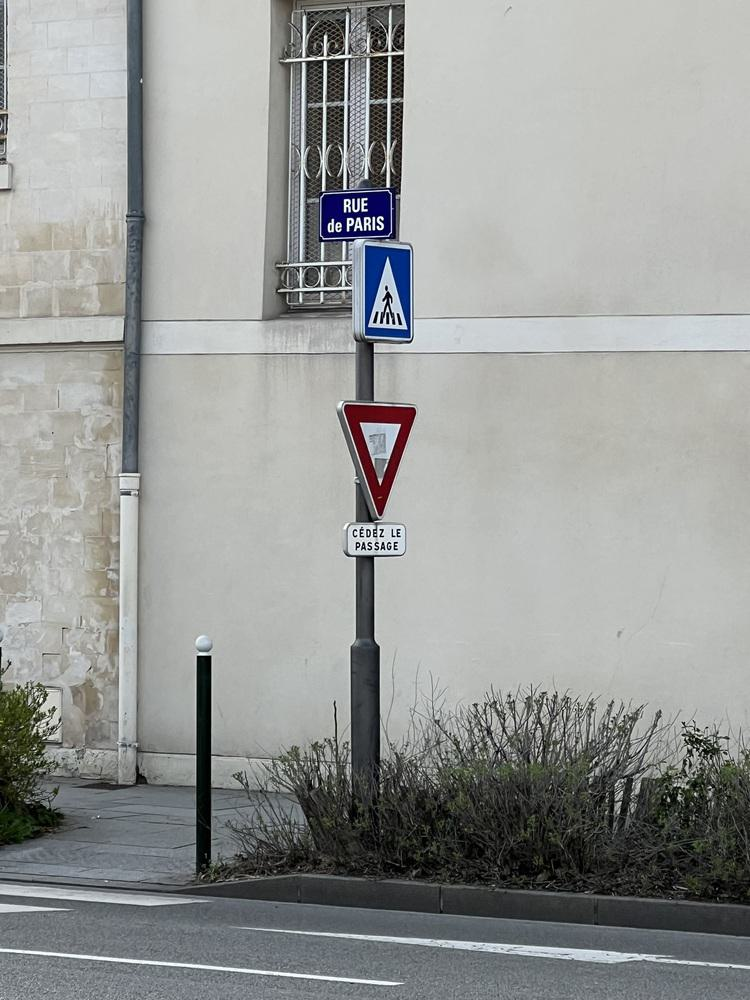
#> input picture train/images/0031.jpg, 750 x 1000 px; its folder holds only this picture in this run; the run also reads 1 picture not shown here
$ jupyter execute --allow-errors Classifieur.ipynb
#> lines starting #> are read from the running program, lines starting #| are printed output that depends on the picture; after the words box and inside, x2 and y2 are one past the last pixel; in counts of white or black regions, pixels touching at a corner belong together
[cell 1]
from PIL import Image, ImageDraw, ImageFont, ImageColor
import os
import csv

# [11 lines left out: functions calculate_text_size, get_brightness, not called in this run]


def visualize_image(filename, csv_filename):
        # Open image
#> called with filename = 'train/images/0031.jpg', csv_filename = 'train/labels/0031.csv'
        image_path = filename
        img = Image.open(image_path)
#> img is the input picture: PIL image 750x1000 RGB; mean R, G, B 151, 153.1, 151.3
        draw = ImageDraw.Draw(img)

        # Read bounding box information from CSV file
        if os.path.getsize(csv_filename) > 0:
            with open(csv_filename, 'r') as csvfile:
                csvreader = csv.reader(csvfile)
                #next(csvreader)  # Skip header row
                for row in csvreader:
                    if row:
                        xmin, ymin, xmax, ymax = map(int, row[0:4])
                        class_name = row[4]

                        # Define colors for different classes
                        class_colors = {
                            'danger': 'yellow',
                            'interdiction': 'purple',
                            'obligation': 'blue',
                            'stop': 'magenta',
                            'ceder': 'cyan',
                            'frouge': 'red',
                            'forange': 'orange',
                            'fvert': 'green'
                        }

                         # Define brightness threshold for determining text color
                        brightness_threshold = 150

                        # Get bounding box color
                        box_color = class_colors.get(class_name, 'white') #white is the de

                        # Determine text color based on brightness of box color
                        text_color = 'black' if get_brightness(box_color) > brightness_threshold else 'white'

                        # Draw bounding box
                        draw.rectangle([(xmin, ymin), (xmax, ymax)], outline=box_color)

                        # Define font and size
                        font_size = 30 # Adjust the font size here
                        font = ImageFont.truetype("arial.ttf", font_size)

                        # Get text size
                        text_width, text_height = calculate_text_size(class_name, font)

                        # Draw filled rectangle as background for class name
                        draw.rectangle([(xmin, ymin - text_height), (xmin + text_width, ymin)], fill=box_color)

                        # Draw class name text on top of the filled rectangle
                        draw.text((xmin, ymin - text_height), class_name, fill=text_color, font=font)
        return img

[cell 2]
import os
import random
import matplotlib.pyplot as plt


# Affiche au hasard des images positives de l'ensemble d'apprentissage
fig, axs = plt.subplots(2, 5, figsize=(12, 6))
#> (the rest of this cell did not finish here and is left out)

[cell 3]
import os
import csv

def compter_panneaux(images_path, labels_path):
    # Dictionnaire pour compter les panneaux
#> called with images_path = 'train/images', labels_path = 'train/labels'
    panneaux_count = {}

    # Liste des fichiers images
    image_files = [f for f in os.listdir(images_path) if f.endswith('.jpg')]

    # Parcourir chaque image
    for image_file in image_files:
        # Obtenir le nom de base sans l'extension
        base_name = os.path.splitext(image_file)[0]

        # Chemin vers le fichier label correspondant
        label_file = os.path.join(labels_path, base_name + '.csv')

        # Vérifier si le fichier label existe et n'est pas vide
        if os.path.exists(label_file) and os.path.getsize(label_file) > 0:
            # Lire le fichier CSV
            with open(label_file, 'r') as csvfile:
                csvreader = csv.reader(csvfile)
                # Parcourir chaque ligne du fichier CSV
                for row in csvreader:
                    if len(row) >= 5:  # Vérifier que la ligne a au moins 5 colonnes
                        # Supposons que la classe du panneau est dans la 5ème colonne (index 4)
                        class_name = row[4]
                        if class_name in panneaux_count:
                            panneaux_count[class_name] += 1
                        else:
                            panneaux_count[class_name] = 1

    # Afficher le résultat
    for panneau, count in panneaux_count.items():
        print(f"Nombre de panneaux '{panneau}' : {count}")

# Chemin vers le dossier des images et des labels
images_path = 'train/images'
labels_path = 'train/labels'

# Appeler la fonction
compter_panneaux(images_path, labels_path)

images_path2 = 'train/images2'
labels_path2 = 'train/labels2'

# Appeler la fonction
#compter_panneaux(images_path2, labels_path2)

[cell 4]
image_folder = 'train/images'
label_folder = 'train/labels'
new_image_folder = 'train/images2'
new_label_folder = 'train/labels2'
target_labels = ['frouge', 'forange', 'fvert','stop', 'obligation', 'ceder','danger']

# Exécuter le processus
#process_images(image_folder, label_folder, new_image_folder, new_label_folder, target_labels)

[cell 5]
import os
import csv


# Chemin vers le dossier des images et des labels
images_path2 = 'train/images2'
labels_path2 = 'train/labels2'

# Appeler la fonction
compter_panneaux(images_path2, labels_path2)

# Classification

[cell 6]
import pandas as pd
from skimage import io, color
from skimage.feature import hog
from sklearn import svm
from sklearn.preprocessing import LabelEncoder
import numpy as np
from PIL import Image
import os
import joblib

def load_images_and_labels(image_dir, label_dir):
    data = []
    labels = []
    columns = ['x1', 'y1', 'x2', 'y2', 'label']

    for filename in os.listdir(image_dir):
        if filename.endswith(".jpg"):
            image_path = os.path.join(image_dir, filename)
            csv_path = os.path.join(label_dir, filename[:-4] + ".csv")

            if not os.path.exists(csv_path):
                continue

            image = io.imread(image_path)
            if len(image.shape) > 2:
                image = color.rgb2gray(image)  # Convertir en niveaux de gris pour HOG

            df = pd.read_csv(csv_path, header=None, names=columns)
            for _, row in df.iterrows():
                label = row['label'].strip()
                if label == 'ff':
                    continue  # Ignorer les labels 'ff'

                if label == 'empty':
                    # Diviser l'image en 9 sous-images et utiliser chaque sous-image pour les cas 'empty'
                    height, width = image.shape
                    sub_images = [
                        image[:height//3, :width//3],
                        image[:height//3, width//3:2*width//3],
                        image[:height//3, 2*width//3:],
                        image[height//3:2*height//3, :width//3],
                        image[height//3:2*height//3, 2*width//3:],
                        image[2*height//3:, :width//3],
                    ]
                    for sub_image in sub_images:
                        sub_image_resized = Image.fromarray(sub_image).resize((100, 100))
                        hog_features = hog(np.array(sub_image_resized),orientations=16, pixels_per_cell=(8, 8),
                                           cells_per_block=(2, 2), visualize=False, feature_vector=True)
                        data.append(hog_features)
                        labels.append(label)  # Utiliser le label 'empty' pour chaque sous-image
                else:
                    x1, y1, x2, y2 = int(row['x1']), int(row['y1']), int(row['x2']), int(row['y2'])
                    if x1 >= x2 or y1 >= y2 or x1 < 0 or y1 < 0 or x2 > image.shape[1] or y2 > image.shape[0]:
                        continue
                    roi = image[y1:y2, x1:x2]
                    if roi.size == 0:
                        continue
                    roi_resized = Image.fromarray(roi).resize((100, 100))  # S'assurer que le redimensionnement est correct
                    roi_array = np.array(roi_resized)
                    hog_features = hog(roi_array,orientations=16, pixels_per_cell=(8, 8),
                                           cells_per_block=(2, 2), visualize=False, feature_vector=True)
                    data.append(hog_features)
                    labels.append(label)  # Utiliser le label spécifique du panneau

    return np.array(data, dtype='float64'), np.array(labels)  # Les labels seront convertis séparément

# Chemins vers les dossiers d'images et de labels
image_dir = 'train/images2'
label_dir = 'train/labels2'

# Charger les données
features, target = load_images_and_labels(image_dir, label_dir)

# Encoder les labels
label_encoder = LabelEncoder()
target_encoded = label_encoder.fit_transform(target)

# Création et entraînement du SVM avec probability=True
clf = svm.SVC(kernel='linear', probability=True)
#> (the rest of this cell did not finish here and is left out)

[cell 7]
labels = label_encoder.classes_
print("Les labels du modèle sont :")
print(labels)

# Detection de panneaux sur l'image

Detection avec une fenetre plus grande : 200*200

Remarque actuelle :
Les rectangles verticaux sont performants pour détecter des feux
Les carrés sont perfermants pour détecter des panneaux normaux
Quel compromis ?

A faire :
Détection de plusieurs panneaux
Une image peut uniquement contenir un type de feu
Faire translater les carrés poru qu'il recouvre toute l'image

# Technique Ines

[cell 8]
from PIL import Image, ImageDraw
import numpy as np
from skimage.feature import hog
from skimage.transform import pyramid_gaussian
from collections import defaultdict
from joblib import Parallel, delayed

# Fonction pour préparer les données HOG avec les coordonnées
def prepare_data(image, box):
    x1, y1, x2, y2 = box
    patch = image.crop((x1, y1, x2, y2))
    patch_resized = patch.resize((100, 100))  # Redimensionner à 100x100 pour correspondre au modèle entraîné
    patch_array = np.array(patch_resized)
    # Convertir l'image en niveaux de gris si elle est en couleur
    if patch_array.ndim == 3:
        patch_array = np.mean(patch_array, axis=2)
    hog_features = hog(patch_array, orientations=16, pixels_per_cell=(8, 8),
                       cells_per_block=(2, 2), visualize=False, feature_vector=True)
    return hog_features

# Fonction pour faire glisser la fenêtre
def sliding_window(image, step_size, window_size):
    for y in range(0, image.height - window_size[1] + 1, step_size):
        for x in range(0, image.width - window_size[0] + 1, step_size):
            yield (x, y, x + window_size[0], y + window_size[1])

# Fonction de détection pour une seule fenêtre
def detect_single_window(image, box, clf, label_encoder, confidence_threshold):
    hog_features = prepare_data(image, box)
    probabilities = clf.predict_proba([hog_features])[0]
    max_proba = np.max(probabilities)
    if max_proba >= confidence_threshold:
        prediction = np.argmax(probabilities)
        predicted_label = label_encoder.inverse_transform([prediction])[0]
        if predicted_label != 'empty':
            return max_proba, predicted_label, box
    return None

# Fonction de détection avec une fenêtre de taille fixe
def detect_with_fixed_window(image, win_size, step_size, confidence_threshold, clf, label_encoder):
    detections = []
    for (i, resized) in enumerate(pyramid_gaussian(np.array(image), downscale=1.5, max_layer=4)):
        resized_image = Image.fromarray((resized * 255).astype(np.uint8))
      #  print(f"Taille de l'image à l'échelle {1.5 ** i}: {resized_image.width}x{resized_image.height}")
        # Parcourir l'image avec la fenêtre glissante
        boxes = list(sliding_window(resized_image, step_size, win_size))
        results = Parallel(n_jobs=-1)(delayed(detect_single_window)(resized_image, box, clf, label_encoder, confidence_threshold) for box in boxes)
        results = [r for r in results if r is not None]

        for max_proba, predicted_label, (x1, y1, x2, y2) in results:
            # Ajuster les coordonnées à l'échelle originale
            scale_factor = 1.5 ** i
            original_x1 = int(x1 * scale_factor)
            original_y1 = int(y1 * scale_factor)
            original_x2 = int(x2 * scale_factor)
            original_y2 = int(y2 * scale_factor)

            # Stocker la détection
            detections.append((max_proba, predicted_label, original_x1, original_y1, original_x2, original_y2))

    return detections
# [17 lines left out: functions does_box_enclose, does_box_enclose, are_boxes_too_close, not called in this run]

# Fonction principale pour détecter les panneaux dans une image
def detect_signs_in_image(image_path, clf, label_encoder, confidence_threshold=0.4):
    # Charger l'image
#> called with image_path = 'train/images/0317.jpg', confidence_threshold = 0.4
    image = Image.open(image_path).convert('RGB')
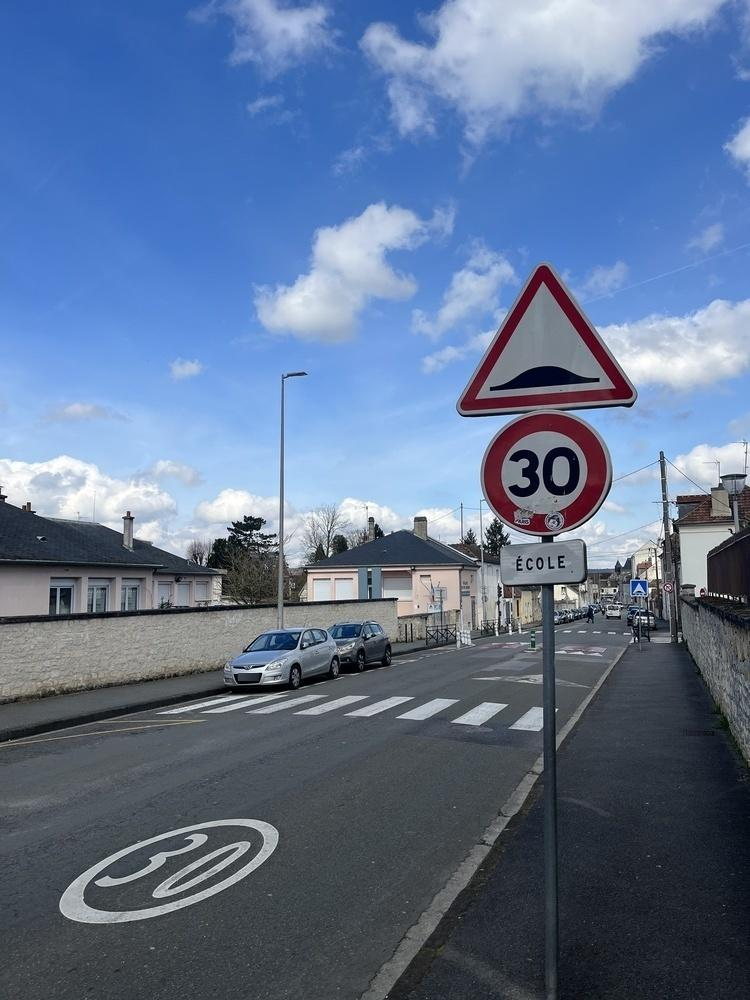
#> input picture train/images2/0317.jpg, 750 x 1000 px, found by its file name
#> image is the input picture: PIL image 750x1000 RGB; mean R, G, B 95.7, 115.4, 146.5

    # Détection avec des carrés 64x64
    detections_64x64 = detect_with_fixed_window(image, (64, 64), 64, confidence_threshold, clf, label_encoder)
#> the loop in detect_with_fixed_window, `for (i, resized) in enumerate(pyramid_gaussian(np.array(image), downsc..` made 1 pass
#> pass 1, in prepare_data, `patch = image.crop((x1, y1, x2, y2))`:
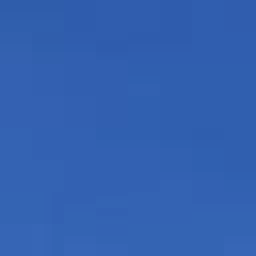
#> patch: PIL image 64x64 RGB (shown 4 times larger); mean R, G, B 50.1, 96.5, 176.7
#> pass 1, in prepare_data, `patch_array = np.mean(patch_array, axis=2)`:
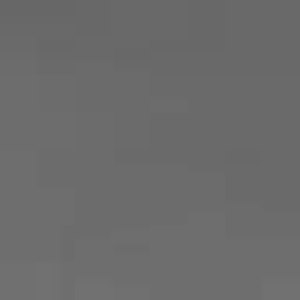
#> patch_array: shape (100, 100) float64 (shown 3 times larger); min 103.7, max 113, mean 107.8
#> after the loop in detect_with_fixed_window, `for (i, resized) in enumerate(pyramid_gaussian(np.array(image), downsc..`: detections = []

    # Stocker les résultats
    bboxes = []
    bboxes_confidences = defaultdict(list)

    for max_proba, predicted_label, x1, y1, x2, y2 in detections_64x64:
        bboxes.append(((x1, y1, x2, y2), predicted_label))
        bboxes_confidences[(x1, y1, x2, y2)].append(max_proba)

    # Filtrer les détections avec une confiance supérieure à 65%
    filtered_bboxes = [(bbox, label) for bbox, label in bboxes if max(bboxes_confidences[bbox]) >= 0.65]

    # Filtrer les détections conflictuelles pour les feux de signalisation
    traffic_light_detections = []
    final_bboxes = []
    for bbox, label in filtered_bboxes:
        if label in ['frouge', 'forange', 'fvert']:
            traffic_light_detections.append((bbox, label, max(bboxes_confidences[bbox])))
        else:
            final_bboxes.append((bbox, label))

    if traffic_light_detections:
        # Trouver le type de feu de signalisation avec la plus grande confiance
        best_traffic_light_type = max(traffic_light_detections, key=lambda x: x[2])[1]
        # Conserver seulement les détections de ce type
        filtered_traffic_lights = [detection for detection in traffic_light_detections if detection[1] == best_traffic_light_type]
        for bbox, label, confidence in filtered_traffic_lights:
            final_bboxes.append((bbox, label))

    # Éliminer les boîtes englobantes trop proches ou englobées
    final_bboxes_filtered = []

    for bbox, label in final_bboxes:
        if not any(does_box_enclose(existing_bbox, bbox) or does_box_enclose(bbox, existing_bbox) for existing_bbox, existing_label in final_bboxes_filtered if existing_label == label):
            final_bboxes_filtered.append((bbox, label))
        else:
            # Trouver et comparer les confiances
            for i, (existing_bbox, existing_label) in enumerate(final_bboxes_filtered):
                if existing_label == label and (does_box_enclose(existing_bbox, bbox) or does_box_enclose(bbox, existing_bbox)):
                    if max(bboxes_confidences[bbox]) > max(bboxes_confidences[existing_bbox]):
                        final_bboxes_filtered[i] = (bbox, label)
                    break

    final_bboxes = final_bboxes_filtered

    # Trouver la boîte avec la plus grande valeur de prédiction
    if final_bboxes:
        best_bbox = max(bboxes_confidences.items(), key=lambda item: max(item[1]))
        best_label = [label for bbox, label in final_bboxes if bbox == best_bbox[0]][0]
        result_phrase = f"L'image contient à priori le panneau {best_label} avec la plus grande valeur de confiance ({max(best_bbox[1]):.2f})."
    else:
        result_phrase = "Aucun panneau détecté avec une confiance suffisante."

    predicted_signs = list(set([label for _, label in final_bboxes]))

    print(result_phrase)
    return predicted_signs, final_bboxes, bboxes_confidences, result_phrase

# Fonction pour générer des phrases de résultat
# [8 lines left out: function generate_result_phrases, not called in this run]

# Exemple d'utilisation
# Assurez-vous que `clf` et `label_encoder` sont déjà entraînés et disponibles
# clf = <votre modèle entraîné>
# label_encoder = <votre label encoder>

image_path = 'train/images/0317.jpg'
#> (the rest of this cell did not finish here and is left out)

[cell 9]
# Fonction pour afficher les carrés avec leur label sur l'image
# [23 lines left out: function draw_detections, not called in this run]

# Exemple d'utilisation
#> (the rest of this cell did not finish here and is left out)

## Suite :
Essayer de fusionner avec la méthode de détections des formes
Mettre à jour le rapport
Tester sur le dataset val

[cell 10]
import numpy as np
import matplotlib.pyplot as plt
from skimage import io, color, measure, filters, morphology, feature
from skimage.feature import hog
from sklearn.preprocessing import LabelEncoder
from sklearn.svm import SVC
from PIL import Image, ImageDraw
import joblib

# Fonction pour préparer les données HOG avec les coordonnées
def prepare_data(image, box):
    x1, y1, x2, y2 = box
    patch = image.crop((x1, y1, x2, y2))
    patch_resized = patch.resize((100, 100))  # Redimensionner à la taille d'entrée pour HOG
    patch_array = np.array(patch_resized)
    # Convertir l'image en niveaux de gris si elle est en couleur
    if patch_array.ndim == 3:
        patch_array = np.mean(patch_array, axis=2)
    hog_features = hog(patch_array, orientations=16, pixels_per_cell=(8, 8),
                       cells_per_block=(2, 2), visualize=False, feature_vector=True)
    return hog_features

# Fonction pour vérifier si une boîte est complètement contenue dans une autre
# [4 lines left out: function is_contained, not called in this run]

# Fonction principale pour détecter les formes et les panneaux dans une image
def detect_and_display_shapes(image_path, clf, label_encoder, confidence_threshold=0.4):
    # Charger l'image
#> called with image_path = 'train/images/0317.jpg', confidence_threshold = 0.4
    image = io.imread(image_path)
    image_pil = Image.fromarray(image)
    image_gray = color.rgb2gray(image)
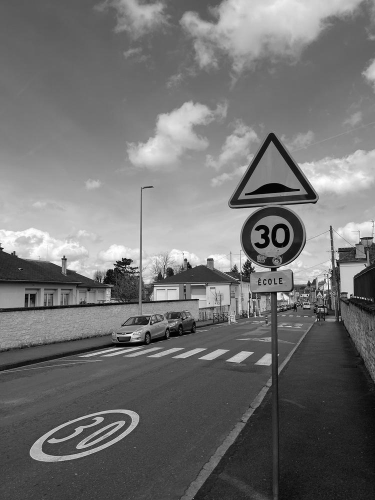
#> image_gray: shape (1000, 750) float64 (shown at 1/2 size); min 0, max 1, mean 0.445

    # Appliquer un seuillage pour binariser l'image
    thresh = filters.threshold_otsu(image_gray)
#> thresh = 0.482
    bw = morphology.closing(image_gray > thresh, morphology.square(3))
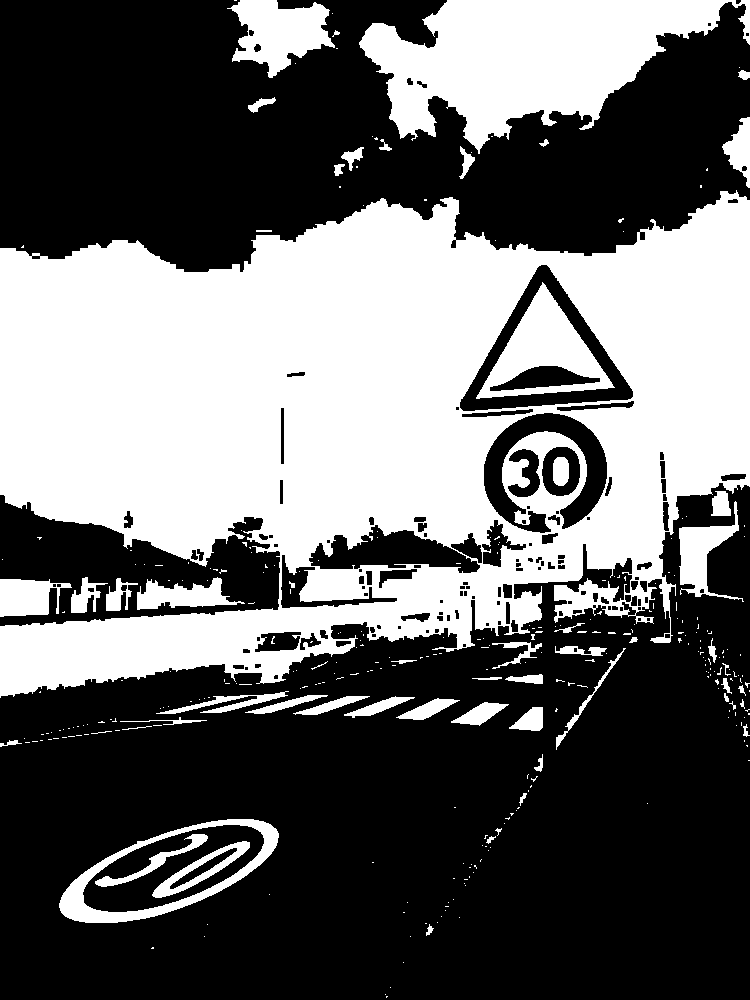
#> bw: shape (1000, 750) bool; 40.8% white; 322 white regions (264 under 20 px), largest, box (x1, y1, x2, y2) and area: (0, 190, 750, 698) 238363, (359, 0, 750, 154) 32043, (476, 282, 615, 399) 6392

    # Enlever les objets connectés au bord de l'image
    cleared = morphology.remove_small_objects(bw, 20)
#> cleared: shape (1000, 750) bool; 40.6% white; 56 white regions, largest, box (x1, y1, x2, y2) and area: (0, 190, 750, 698) 238236, (359, 0, 750, 154) 32038, (476, 282, 615, 399) 6392
    cleared = morphology.remove_small_holes(cleared, 20)
#> cleared: shape (1000, 750) bool; 40.7% white; 56 white regions, largest, box (x1, y1, x2, y2) and area: (0, 190, 750, 698) 238817, (359, 0, 750, 154) 32073, (476, 282, 615, 399) 6392
#> (the rest of the program and of its run is left out)
